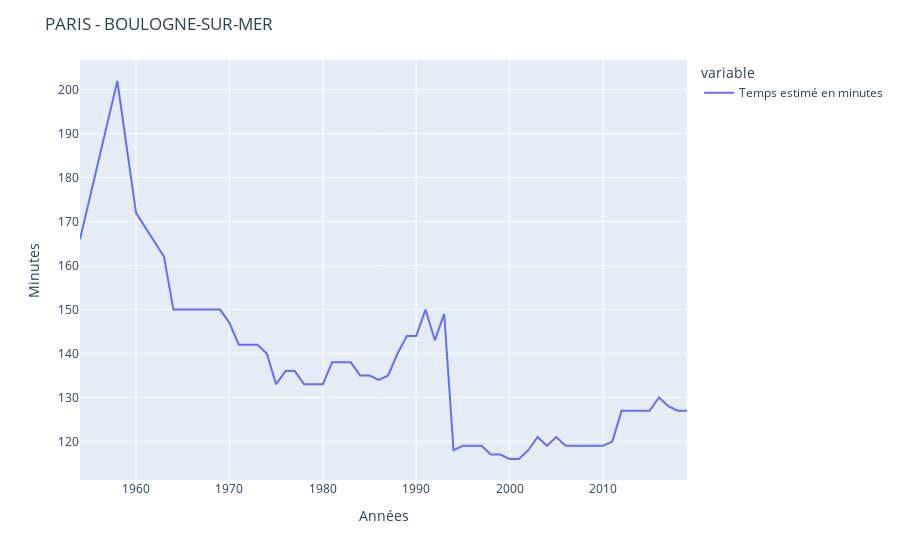

This figure's notebook cell:
### Code cell
pd.options.plotting.backend = "plotly"
train_df.loc[train_df["Relations"] == "PARIS - BOULOGNE", "Relations"] = "PARIS - BOULOGNE-SUR-MER"
train_df.loc[train_df["Relations"] == "PARIS - CHERBOURG", "Relations"] = "PARIS - CHERBOURG-EN-COTENTIN"
train_df.loc[train_df["Relations"] == "PARIS - CLERMONT FERRAND", "Relations"] = "PARIS - CLERMONT-FERRAND"
train_df.loc[train_df["Relations"] == "PARIS - ST ETIENNE", "Relations"] = "PARIS - SAINT-ETIENNE"
relation_groups = train_df.groupby("Relations")
relations_list = list(relation_groups.groups.keys())

my_line = relations_list[12]
my_line_df = relation_groups.get_group(my_line)
my_line_df = my_line_df.set_index("Année").drop(columns="Relations").dropna().interpolate(method='spline', order = 3)
my_line_df.plot().update_xaxes(title_text="Années").update_yaxes(title_text="Minutes").update_layout(title=my_line)

### Figure 1 — Plotly figure (JSON) as saved in the notebook; plotly's stock layout.template omitted (floating-point values rounded to 4 significant figures)
{"data": [{"hovertemplate": "variable=Temps estimé en minutes<br>Année=%{x}<br>value=%{y}<extra></extra>", "legendgroup": "Temps estimé en minutes", "line": {"color": "#636efa", "dash": "solid"}, "marker": {"symbol": "circle"}, "mode": "lines", "name": "Temps estimé en minutes", "orientation": "v", "showlegend": true, "type": "scatter", "x": [1954, 1958, 1960, 1963, 1964, 1965, 1966, 1967, 1968, 1969, 1970, 1971, 1972, 1973, 1974, 1975, 1976, 1977, 1978, 1979, 1980, 1981, 1982, 1983, 1984, 1985, 1986, 1987, 1988, 1989, 1990, 1991, 1992, 1993, 1994, 1995, 1996, 1997, 1998, 1999, 2000, 2001, 2002, 2003, 2004, 2005, 2006, 2007, 2008, 2009, 2010, 2011, 2012, 2013, 2014, 2015, 2016, 2017, 2018, 2019], "xaxis": "x", "y": [166, 202, 172, 162, 150, 150, 150, 150, 150, 150, 147, 142, 142, 142, 140, 133, 136, 136, 133, 133, 133, 138, 138, 138, 135, 135, 134, 135, 140, 144, 144, 150, 143, 149, 118, 119, 119, 119, 117, 117, 116, 116, 118, 121, 119, 121, 119, 119, 119, 119, 119, 120, 127, 127, 127, 127, 130, 128, 127, 127], "yaxis": "y"}], "layout": {"legend": {"title": {"text": "variable"}, "tracegroupgap": 0}, "margin": {"t": 60}, "title": {"text": "PARIS - BOULOGNE-SUR-MER"}, "xaxis": {"anchor": "y", "domain": [0, 1], "title": {"text": "Années"}}, "yaxis": {"anchor": "x", "domain": [0, 1], "title": {"text": "Minutes"}}}}
